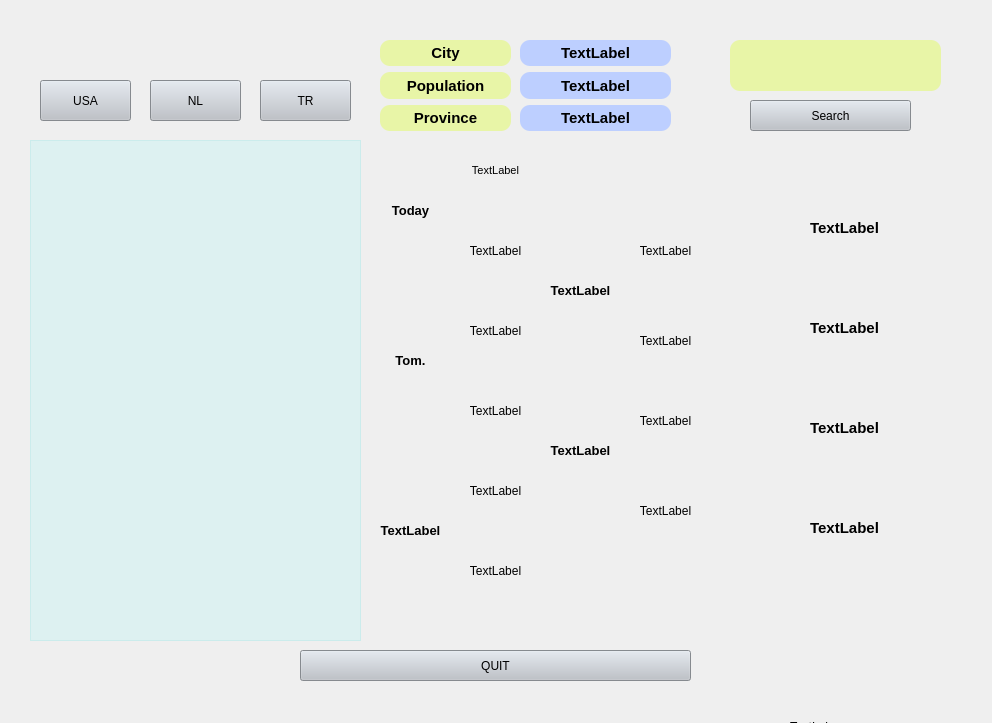
<?xml version="1.0" encoding="UTF-8"?>
<ui version="4.0">
 <class>MainWindow</class>
 <widget class="QMainWindow" name="MainWindow">
  <property name="geometry">
   <rect>
    <x>0</x>
    <y>0</y>
    <width>992</width>
    <height>723</height>
   </rect>
  </property>
  <property name="minimumSize">
   <size>
    <width>992</width>
    <height>723</height>
   </size>
  </property>
  <property name="maximumSize">
   <size>
    <width>992</width>
    <height>723</height>
   </size>
  </property>
  <property name="windowTitle">
   <string>FreshAir</string>
  </property>
  <property name="styleSheet">
   <string notr="true"/>
  </property>
  <widget class="QWidget" name="centralwidget">
   <property name="styleSheet">
    <string notr="true"/>
   </property>
   <widget class="QLabel" name="label">
    <property name="geometry">
     <rect>
      <x>0</x>
      <y>0</y>
      <width>1001</width>
      <height>731</height>
     </rect>
    </property>
    <property name="minimumSize">
     <size>
      <width>1001</width>
      <height>731</height>
     </size>
    </property>
    <property name="maximumSize">
     <size>
      <width>1001</width>
      <height>731</height>
     </size>
    </property>
    <property name="styleSheet">
     <string notr="true">
background-image: url(:/newPrefix/weather.jpg);</string>
    </property>
    <property name="text">
     <string/>
    </property>
    <property name="pixmap">
     <pixmap resource="test.qrc">:/newPrefix/weather.jpg</pixmap>
    </property>
    <property name="scaledContents">
     <bool>true</bool>
    </property>
    <property name="alignment">
     <set>Qt::AlignCenter</set>
    </property>
   </widget>
   <widget class="QWidget" name="verticalLayoutWidget_2">
    <property name="geometry">
     <rect>
      <x>380</x>
      <y>40</y>
      <width>131</width>
      <height>91</height>
     </rect>
    </property>
    <layout class="QVBoxLayout" name="verticalLayout_2">
     <item>
      <widget class="QLabel" name="label_7">
       <property name="font">
        <font>
         <pointsize>11</pointsize>
         <weight>75</weight>
         <bold>true</bold>
        </font>
       </property>
       <property name="styleSheet">
        <string notr="true">border-top-right-radius: 10px;
background-color: rgb(219, 255, 34,90);
border-bottom-right-radius: 10px;
border-top-left-radius: 10px;
border-bottom-left-radius: 10px;</string>
       </property>
       <property name="text">
        <string>City</string>
       </property>
       <property name="alignment">
        <set>Qt::AlignCenter</set>
       </property>
      </widget>
     </item>
     <item>
      <widget class="QLabel" name="label_8">
       <property name="font">
        <font>
         <pointsize>11</pointsize>
         <weight>75</weight>
         <bold>true</bold>
        </font>
       </property>
       <property name="styleSheet">
        <string notr="true">border-top-right-radius: 10px;
background-color: rgb(219, 255, 34,90);
border-bottom-right-radius: 10px;
border-top-left-radius: 10px;
border-bottom-left-radius: 10px;</string>
       </property>
       <property name="text">
        <string>Population</string>
       </property>
       <property name="alignment">
        <set>Qt::AlignCenter</set>
       </property>
      </widget>
     </item>
     <item>
      <widget class="QLabel" name="label_6">
       <property name="font">
        <font>
         <pointsize>11</pointsize>
         <weight>75</weight>
         <bold>true</bold>
        </font>
       </property>
       <property name="styleSheet">
        <string notr="true">border-top-right-radius: 10px;
background-color: rgb(219, 255, 34,90);
border-bottom-right-radius: 10px;
border-top-left-radius: 10px;
border-bottom-left-radius: 10px;</string>
       </property>
       <property name="text">
        <string>Province</string>
       </property>
       <property name="alignment">
        <set>Qt::AlignCenter</set>
       </property>
      </widget>
     </item>
    </layout>
   </widget>
   <widget class="QWidget" name="verticalLayoutWidget_3">
    <property name="geometry">
     <rect>
      <x>520</x>
      <y>40</y>
      <width>151</width>
      <height>91</height>
     </rect>
    </property>
    <layout class="QVBoxLayout" name="verticalLayout_3">
     <item>
      <widget class="QLabel" name="city">
       <property name="font">
        <font>
         <pointsize>11</pointsize>
         <weight>75</weight>
         <bold>true</bold>
        </font>
       </property>
       <property name="styleSheet">
        <string notr="true">background-color: rgb(189, 207, 255);
border-top-right-radius: 10px;
border-bottom-right-radius: 10px;
border-top-left-radius: 10px;
border-bottom-left-radius: 10px;</string>
       </property>
       <property name="text">
        <string>TextLabel</string>
       </property>
       <property name="scaledContents">
        <bool>false</bool>
       </property>
       <property name="alignment">
        <set>Qt::AlignCenter</set>
       </property>
      </widget>
     </item>
     <item>
      <widget class="QLabel" name="population">
       <property name="font">
        <font>
         <pointsize>11</pointsize>
         <weight>75</weight>
         <bold>true</bold>
        </font>
       </property>
       <property name="styleSheet">
        <string notr="true">background-color: rgb(189, 207, 255);
border-top-right-radius: 10px;
border-bottom-right-radius: 10px;
border-top-left-radius: 10px;
border-bottom-left-radius: 10px;</string>
       </property>
       <property name="text">
        <string>TextLabel</string>
       </property>
       <property name="alignment">
        <set>Qt::AlignCenter</set>
       </property>
      </widget>
     </item>
     <item>
      <widget class="QLabel" name="province">
       <property name="font">
        <font>
         <pointsize>11</pointsize>
         <weight>75</weight>
         <bold>true</bold>
        </font>
       </property>
       <property name="styleSheet">
        <string notr="true">background-color: rgb(189, 207, 255);
border-top-right-radius: 10px;
border-bottom-right-radius: 10px;
border-top-left-radius: 10px;
border-bottom-left-radius: 10px;</string>
       </property>
       <property name="text">
        <string>TextLabel</string>
       </property>
       <property name="alignment">
        <set>Qt::AlignCenter</set>
       </property>
      </widget>
     </item>
    </layout>
   </widget>
   <widget class="QListWidget" name="liste">
    <property name="geometry">
     <rect>
      <x>30</x>
      <y>140</y>
      <width>331</width>
      <height>501</height>
     </rect>
    </property>
    <property name="styleSheet">
     <string notr="true">background-color: rgb(85, 255, 255,30);</string>
    </property>
   </widget>
   <widget class="QPushButton" name="quit">
    <property name="geometry">
     <rect>
      <x>300</x>
      <y>650</y>
      <width>391</width>
      <height>31</height>
     </rect>
    </property>
    <property name="styleSheet">
     <string notr="true">
background-color: rgb(188, 193, 200);
</string>
    </property>
    <property name="text">
     <string>QUIT</string>
    </property>
   </widget>
   <widget class="QLabel" name="label_9">
    <property name="geometry">
     <rect>
      <x>790</x>
      <y>720</y>
      <width>47</width>
      <height>13</height>
     </rect>
    </property>
    <property name="text">
     <string>TextLabel</string>
    </property>
   </widget>
   <widget class="QLineEdit" name="lineEdit">
    <property name="geometry">
     <rect>
      <x>730</x>
      <y>40</y>
      <width>211</width>
      <height>51</height>
     </rect>
    </property>
    <property name="styleSheet">
     <string notr="true">border-top-right-radius: 10px;
background-color: rgb(219, 255, 34,90);
border-bottom-right-radius: 10px;
border-top-left-radius: 10px;
border-bottom-left-radius: 10px;</string>
    </property>
   </widget>
   <widget class="QPushButton" name="search">
    <property name="geometry">
     <rect>
      <x>750</x>
      <y>100</y>
      <width>161</width>
      <height>31</height>
     </rect>
    </property>
    <property name="styleSheet">
     <string notr="true">
background-color: rgb(188, 193, 200);
</string>
    </property>
    <property name="text">
     <string>Search</string>
    </property>
   </widget>
   <widget class="QLabel" name="w_icon">
    <property name="geometry">
     <rect>
      <x>460</x>
      <y>140</y>
      <width>71</width>
      <height>61</height>
     </rect>
    </property>
    <property name="font">
     <font>
      <pointsize>8</pointsize>
      <weight>50</weight>
      <bold>false</bold>
     </font>
    </property>
    <property name="text">
     <string>TextLabel</string>
    </property>
    <property name="scaledContents">
     <bool>true</bool>
    </property>
    <property name="alignment">
     <set>Qt::AlignCenter</set>
    </property>
   </widget>
   <widget class="QLabel" name="degree">
    <property name="geometry">
     <rect>
      <x>460</x>
      <y>220</y>
      <width>71</width>
      <height>61</height>
     </rect>
    </property>
    <property name="font">
     <font>
      <pointsize>9</pointsize>
     </font>
    </property>
    <property name="text">
     <string>TextLabel</string>
    </property>
    <property name="scaledContents">
     <bool>true</bool>
    </property>
    <property name="alignment">
     <set>Qt::AlignCenter</set>
    </property>
   </widget>
   <widget class="QLabel" name="day">
    <property name="geometry">
     <rect>
      <x>375</x>
      <y>180</y>
      <width>71</width>
      <height>61</height>
     </rect>
    </property>
    <property name="font">
     <font>
      <pointsize>10</pointsize>
      <weight>75</weight>
      <bold>true</bold>
     </font>
    </property>
    <property name="text">
     <string>Today</string>
    </property>
    <property name="alignment">
     <set>Qt::AlignCenter</set>
    </property>
   </widget>
   <widget class="QLabel" name="day2">
    <property name="geometry">
     <rect>
      <x>375</x>
      <y>330</y>
      <width>71</width>
      <height>61</height>
     </rect>
    </property>
    <property name="font">
     <font>
      <pointsize>10</pointsize>
      <weight>75</weight>
      <bold>true</bold>
     </font>
    </property>
    <property name="text">
     <string>Tom.</string>
    </property>
    <property name="alignment">
     <set>Qt::AlignCenter</set>
    </property>
   </widget>
   <widget class="QLabel" name="w_icon2">
    <property name="geometry">
     <rect>
      <x>460</x>
      <y>300</y>
      <width>71</width>
      <height>61</height>
     </rect>
    </property>
    <property name="text">
     <string>TextLabel</string>
    </property>
    <property name="scaledContents">
     <bool>true</bool>
    </property>
    <property name="alignment">
     <set>Qt::AlignCenter</set>
    </property>
   </widget>
   <widget class="QPushButton" name="usa">
    <property name="geometry">
     <rect>
      <x>40</x>
      <y>80</y>
      <width>91</width>
      <height>41</height>
     </rect>
    </property>
    <property name="styleSheet">
     <string notr="true">
background-color: rgb(188, 193, 200);
</string>
    </property>
    <property name="text">
     <string>USA</string>
    </property>
   </widget>
   <widget class="QPushButton" name="nl">
    <property name="geometry">
     <rect>
      <x>150</x>
      <y>80</y>
      <width>91</width>
      <height>41</height>
     </rect>
    </property>
    <property name="styleSheet">
     <string notr="true">
background-color: rgb(188, 193, 200);
</string>
    </property>
    <property name="text">
     <string>NL</string>
    </property>
   </widget>
   <widget class="QPushButton" name="tr">
    <property name="geometry">
     <rect>
      <x>260</x>
      <y>80</y>
      <width>91</width>
      <height>41</height>
     </rect>
    </property>
    <property name="styleSheet">
     <string notr="true">
background-color: rgb(188, 193, 200);
</string>
    </property>
    <property name="text">
     <string>TR</string>
    </property>
   </widget>
   <widget class="QLabel" name="main_icon">
    <property name="geometry">
     <rect>
      <x>760</x>
      <y>190</y>
      <width>169</width>
      <height>76</height>
     </rect>
    </property>
    <property name="font">
     <font>
      <pointsize>11</pointsize>
      <weight>75</weight>
      <bold>true</bold>
     </font>
    </property>
    <property name="text">
     <string>TextLabel</string>
    </property>
    <property name="alignment">
     <set>Qt::AlignCenter</set>
    </property>
   </widget>
   <widget class="QLabel" name="main_degree">
    <property name="geometry">
     <rect>
      <x>760</x>
      <y>290</y>
      <width>169</width>
      <height>76</height>
     </rect>
    </property>
    <property name="font">
     <font>
      <pointsize>11</pointsize>
      <weight>75</weight>
      <bold>true</bold>
     </font>
    </property>
    <property name="text">
     <string>TextLabel</string>
    </property>
    <property name="alignment">
     <set>Qt::AlignCenter</set>
    </property>
   </widget>
   <widget class="QLabel" name="main_weather">
    <property name="geometry">
     <rect>
      <x>760</x>
      <y>390</y>
      <width>169</width>
      <height>76</height>
     </rect>
    </property>
    <property name="font">
     <font>
      <pointsize>11</pointsize>
      <weight>75</weight>
      <bold>true</bold>
     </font>
    </property>
    <property name="text">
     <string>TextLabel</string>
    </property>
    <property name="alignment">
     <set>Qt::AlignCenter</set>
    </property>
   </widget>
   <widget class="QLabel" name="main_country">
    <property name="geometry">
     <rect>
      <x>760</x>
      <y>490</y>
      <width>169</width>
      <height>76</height>
     </rect>
    </property>
    <property name="font">
     <font>
      <pointsize>11</pointsize>
      <weight>75</weight>
      <bold>true</bold>
     </font>
    </property>
    <property name="text">
     <string>TextLabel</string>
    </property>
    <property name="alignment">
     <set>Qt::AlignCenter</set>
    </property>
   </widget>
   <widget class="QLabel" name="degree2">
    <property name="geometry">
     <rect>
      <x>460</x>
      <y>380</y>
      <width>71</width>
      <height>61</height>
     </rect>
    </property>
    <property name="font">
     <font>
      <pointsize>9</pointsize>
     </font>
    </property>
    <property name="text">
     <string>TextLabel</string>
    </property>
    <property name="alignment">
     <set>Qt::AlignCenter</set>
    </property>
   </widget>
   <widget class="QLabel" name="day3">
    <property name="geometry">
     <rect>
      <x>375</x>
      <y>500</y>
      <width>71</width>
      <height>61</height>
     </rect>
    </property>
    <property name="font">
     <font>
      <pointsize>10</pointsize>
      <weight>75</weight>
      <bold>true</bold>
     </font>
    </property>
    <property name="text">
     <string>TextLabel</string>
    </property>
    <property name="alignment">
     <set>Qt::AlignCenter</set>
    </property>
   </widget>
   <widget class="QLabel" name="w_icon3">
    <property name="geometry">
     <rect>
      <x>460</x>
      <y>460</y>
      <width>71</width>
      <height>61</height>
     </rect>
    </property>
    <property name="text">
     <string>TextLabel</string>
    </property>
    <property name="scaledContents">
     <bool>true</bool>
    </property>
    <property name="alignment">
     <set>Qt::AlignCenter</set>
    </property>
   </widget>
   <widget class="QLabel" name="degree3">
    <property name="geometry">
     <rect>
      <x>460</x>
      <y>540</y>
      <width>71</width>
      <height>61</height>
     </rect>
    </property>
    <property name="font">
     <font>
      <pointsize>9</pointsize>
     </font>
    </property>
    <property name="text">
     <string>TextLabel</string>
    </property>
    <property name="alignment">
     <set>Qt::AlignCenter</set>
    </property>
   </widget>
   <widget class="QLabel" name="day4">
    <property name="geometry">
     <rect>
      <x>545</x>
      <y>260</y>
      <width>71</width>
      <height>61</height>
     </rect>
    </property>
    <property name="font">
     <font>
      <pointsize>10</pointsize>
      <weight>75</weight>
      <bold>true</bold>
     </font>
    </property>
    <property name="text">
     <string>TextLabel</string>
    </property>
    <property name="alignment">
     <set>Qt::AlignCenter</set>
    </property>
   </widget>
   <widget class="QLabel" name="w_icon4">
    <property name="geometry">
     <rect>
      <x>630</x>
      <y>220</y>
      <width>71</width>
      <height>61</height>
     </rect>
    </property>
    <property name="text">
     <string>TextLabel</string>
    </property>
    <property name="scaledContents">
     <bool>true</bool>
    </property>
    <property name="alignment">
     <set>Qt::AlignCenter</set>
    </property>
   </widget>
   <widget class="QLabel" name="degree4">
    <property name="geometry">
     <rect>
      <x>630</x>
      <y>310</y>
      <width>71</width>
      <height>61</height>
     </rect>
    </property>
    <property name="font">
     <font>
      <pointsize>9</pointsize>
     </font>
    </property>
    <property name="text">
     <string>TextLabel</string>
    </property>
    <property name="alignment">
     <set>Qt::AlignCenter</set>
    </property>
   </widget>
   <widget class="QLabel" name="day5">
    <property name="geometry">
     <rect>
      <x>545</x>
      <y>420</y>
      <width>71</width>
      <height>61</height>
     </rect>
    </property>
    <property name="font">
     <font>
      <pointsize>10</pointsize>
      <weight>75</weight>
      <bold>true</bold>
     </font>
    </property>
    <property name="text">
     <string>TextLabel</string>
    </property>
    <property name="alignment">
     <set>Qt::AlignCenter</set>
    </property>
   </widget>
   <widget class="QLabel" name="w_icon5">
    <property name="geometry">
     <rect>
      <x>630</x>
      <y>390</y>
      <width>71</width>
      <height>61</height>
     </rect>
    </property>
    <property name="text">
     <string>TextLabel</string>
    </property>
    <property name="scaledContents">
     <bool>true</bool>
    </property>
    <property name="alignment">
     <set>Qt::AlignCenter</set>
    </property>
   </widget>
   <widget class="QLabel" name="degree5">
    <property name="geometry">
     <rect>
      <x>630</x>
      <y>480</y>
      <width>71</width>
      <height>61</height>
     </rect>
    </property>
    <property name="font">
     <font>
      <pointsize>9</pointsize>
     </font>
    </property>
    <property name="text">
     <string>TextLabel</string>
    </property>
    <property name="alignment">
     <set>Qt::AlignCenter</set>
    </property>
   </widget>
  </widget>
 </widget>
 <resources>
  <include location="test.qrc"/>
 </resources>
 <connections/>
</ui>
